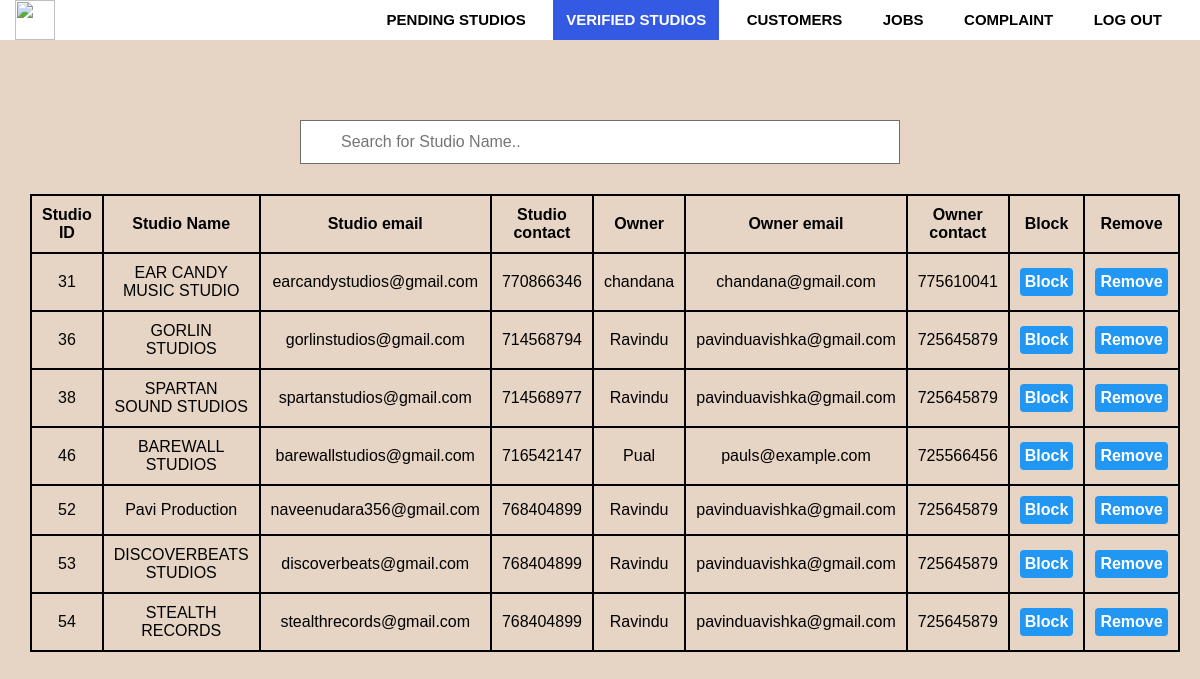
The app's page /admin/verified.php with its own data.
### tables this page shows
CREATE TABLE `studio` (
  `studio_id` int(5) NOT NULL,
  `studio_name` varchar(100) NOT NULL,
  `s_address_line1` varchar(100) NOT NULL,
  `s_address_line2` varchar(100) NOT NULL,
  `s_city` varchar(100) NOT NULL,
  `distric` varchar(100) NOT NULL,
  `postalcode` varchar(100) NOT NULL,
  `s_email` varchar(100) NOT NULL,
  `password` varchar(200) NOT NULL,
  `s_tele_no` int(20) NOT NULL,
  `paypal` varchar(100) NOT NULL,
  `owner_id` int(100) NOT NULL,
  `profile` varchar(500) NOT NULL,
  `cover` varchar(500) NOT NULL,
  `description` text NOT NULL,
  `latitude` varchar(50) NOT NULL,
  `longitude` varchar(50) NOT NULL,
  `verified` tinyint(4) NOT NULL DEFAULT 0,
  `email_verified` tinyint(1) NOT NULL DEFAULT 0,
  `owner_verified` tinyint(1) NOT NULL DEFAULT 0,
  `blocked` int(1) NOT NULL DEFAULT 0,
  `status` varchar(10) NOT NULL DEFAULT 'Active now'
);

CREATE TABLE `owner` (
  `owner_id` int(100) NOT NULL,
  `first_name` varchar(100) NOT NULL,
  `last_name` varchar(100) NOT NULL,
  `e_mail` varchar(150) NOT NULL,
  `tp_number` int(10) NOT NULL
);

### admin/verified.php (the view, shortened to what this page needs)
<?php
             if(!isset($_GET['error'])){
                    $query="SELECT studio.studio_id,studio.studio_name,studio.s_email,blocked,studio.s_tele_no,owner.first_name,owner.e_mail,owner.tp_number FROM studio
                    INNER JOIN owner ON  owner.owner_id = studio.owner_id WHERE studio.verified = '1' ";
                    $result_set=mysqli_query($connection,$query);
                    if($result_set){
                        if(mysqli_num_rows($result_set)==0){
                            header('Location: verified.php?error=There is no verified studios');
                        }
                        else{
                            $table = "<table id='verified'>";
                            $table .= "<tr><th>Studio ID</th><th>Studio Name</th><th>Studio email</th><th>Studio contact</th><th>Owner</th><th>Owner email</th><th>Owner contact</th><th>Block</th><th>Remove</th></tr>";
                            while($record =mysqli_fetch_assoc($result_set)){
                                $table .= "<tr>";
                                    $table .= "<td>".$record['studio_id']."</td>";
                                    $table .= "<td>".$record['studio_name']."</td>";
                                    $table .= "<td>".$record['s_email']."</td>";
                                    $table .= "<td>".$record['s_tele_no']."</td>";
                                    $table .= "<td>".$record['first_name']."</td>";
                                    $table .= "<td>".$record['e_mail']."</td>";
                                    $table .= "<td>".$record['tp_number']."</td>";
                                    if($record['blocked']==0){
                                      $table .= "<td>"."<form action=verified.php?studio_block=$record[studio_id] method='post' ><button type='submit'>Block</button></form>"."</td>";
                                    }
                                    else{
                                      $table .= "<td>"."<form action=verified.php?studio_unblock=$record[studio_id] method='post' ><button style='background-color:red;' type='submit'>Unblock</button></form>"."</td>";
                                    }
                                    $table .= "<td>"."<button type='submit' onclick='removeme($record[studio_id])'>Remove</button>"."</td>";
                                $table .= "</tr>";
                            }
                        }
                    }
              }
    ?>
<!DOCTYPE html>
<html>
<head>
   <link rel="stylesheet" type="text/css" href="css/admin.css">
   <?php require_once('inc/navbar.php'); ?>
</head>
<body>
<div class="row">
    <input type="text" id="myInput" onkeyup="myFunction()" placeholder="Search for Studio Name.." title="Type in a Name">
    <?php
         if(isset($_GET['error'])){
            echo '<div class="error">';
               echo $_GET['error'];
            echo '</div>';
           }
           else{
            echo $table;
           }
    ?>
</div>
</body>
</html>

### admin/inc/navbar.php (shortened to what this page needs)
<head>
  </head>
   <nav>
      <a class="logo" href="../view/home.php"><img src="../inc/logo3.png"></a>
      <ul>
      <?php $filename=basename($_SERVER['PHP_SELF'])?>
        <li><a href="adminhome.php" <?php if($filename=='adminhome.php') echo "class=active"?>>pending studios</a></li>
        <li><a href="verified.php" <?php if($filename=='verified.php') echo "class=active"?>>Verified studios</a></li>
        <li><a href="customers.php" <?php if($filename=='customers.php') echo "class=active"?>>Customers</a></li>
        <li><a href="jobs.php" <?php if($filename=='jobs.php') echo "class=active"?>>Jobs</a></li>
        <li><a href="complaint.php" <?php if($filename=='complaint.php') echo "class=active"?>>Complaint</a></li>
        <li><a href="logout.php" <?php if($filename=='logout.php') echo "class=active"?>>Log out</a></li>
      </ul>
    </nav>
  </body>
</html>

### admin/css/admin.css (style rules this page uses)
body { margin: 0; padding: 0; font-family: Arial, Helvetica, sans-serif; background-color: rgb(230, 212, 196); height:100vh; overflow:inherit; }
.row { width: 100%; position: absolute; top:15%; display:block; }
input { background-position: 10px 10px; background-repeat: no-repeat; width: 50%; font-size: 16px; padding: 12px 20px 12px 40px; border: 1px solid rgb(110, 109, 109); margin-bottom: 30px; margin-left: auto; margin-right: auto; display: block; }
button { width: 100%; padding: 5px; box-sizing: border-box; border-radius: 4px; background: #2196F3; color: white; font-weight: bold; font-size: 16px; border:none; cursor: pointer; background-position: 10px 10px; }
table { border-collapse : collapse; max-width: 95%; margin-left: auto; margin-right: auto; display: block; }
td,th { border: 2px solid black; text-align:center; padding: 10px; }

### admin/inc/navbar.php (style rules this page uses)
* { padding: 0; margin: 0; text-decoration: none; list-style: none; box-sizing: border-box; }
nav { background-color: white; height: 40px; width: 100%; position:fixed; overflow: hidden; z-index:1; }
nav ul { float: right; margin-right: 20px; }
nav ul li { display: inline-block; line-height: 40px; margin: 0 5px; }
nav ul li a { font-family: sans-serif; color:black; font-size: 15px; padding: 12px 13px; text-transform: uppercase; font-weight: bold; }
a.logo { line-height: 40px; padding-left: 15px; }
a.logo img { height: 40px; }
a.active { background-color: #3459e2; color: white; }

### records on screen
studio: studio_id "31", studio_name "EAR CANDY MUSIC STUDIO", s_email "earcandystudios@gmail.com", s_tele_no "770866346", owner.first_name "chandana", owner.e_mail "chandana@gmail.com", owner.tp_number "775610041"
studio: studio_id "36", studio_name "GORLIN STUDIOS", s_email "gorlinstudios@gmail.com", s_tele_no "714568794", owner.first_name "Ravindu", owner.e_mail "pavinduavishka@gmail.com", owner.tp_number "725645879"
studio: studio_id "38", studio_name "SPARTAN SOUND STUDIOS", s_email "spartanstudios@gmail.com", s_tele_no "714568977", owner.first_name "Ravindu", owner.e_mail "pavinduavishka@gmail.com", owner.tp_number "725645879"
studio: studio_id "46", studio_name "BAREWALL STUDIOS", s_email "barewallstudios@gmail.com", s_tele_no "716542147", owner.first_name "Pual", owner.e_mail "pauls@example.com", owner.tp_number "725566456"
studio: studio_id "52", studio_name "Pavi Production", s_email "naveenudara356@gmail.com", s_tele_no "768404899", owner.first_name "Ravindu", owner.e_mail "pavinduavishka@gmail.com", owner.tp_number "725645879"
studio: studio_id "53", studio_name "DISCOVERBEATS STUDIOS", s_email "discoverbeats@gmail.com", s_tele_no "768404899", owner.first_name "Ravindu", owner.e_mail "pavinduavishka@gmail.com", owner.tp_number "725645879"
studio: studio_id "54", studio_name "STEALTH RECORDS", s_email "stealthrecords@gmail.com", s_tele_no "768404899", owner.first_name "Ravindu", owner.e_mail "pavinduavishka@gmail.com", owner.tp_number "725645879"
